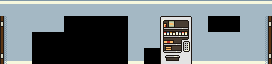

Tiled map render using the project's own tile images. Description and the map definition, with tile-layer contents summarised, below:
An orthogonal 17x4 tile map with 16x16 px tiles, 1 tile layer (main) and 3 objects (3x item).

<map version="1.0" orientation="orthogonal" width="17" height="4" tilewidth="16" tileheight="16">
 <tileset firstgid="1" name="tiles" tilewidth="16" tileheight="16">
  <image source="../../../data/tiles.png" trans="000000" width="256" height="256" />
 </tileset>
 <layer name="main" width="17" height="4">
  <data>[68 cells, 68 non-empty, 23 distinct tile ids]</data>
 </layer>
 <objectgroup name="objects" width="17" height="4">
  <object type="item" x="48" y="32" width="16" height="16" />
  <object type="item" x="224" y="48" width="16" height="16" />
  <object type="item" x="144" y="32" width="16" height="16" />
 </objectgroup>
</map>
